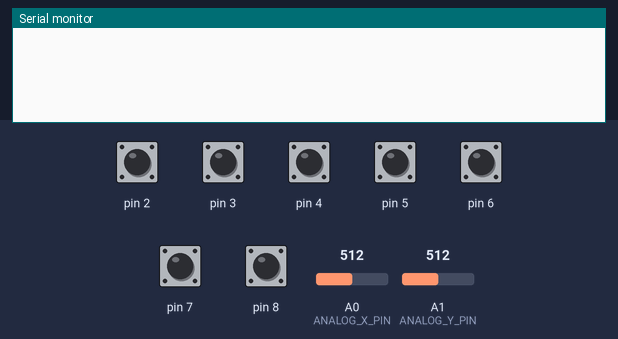
The sketch below on a simulated Arduino Uno, built with avr-gcc and run on an emulated ATmega328P. Parts: the last lines printed to the serial monitor. The test bench sets the inputs (shaded band); at power-on: pin 2–8 HIGH, A0 (ANALOG_X_PIN) = 512, A1 (ANALOG_Y_PIN) = 512.

Above: at 1.3 s.
1.4 s: A0 (ANALOG_X_PIN) set to 716
At 2.4 s:
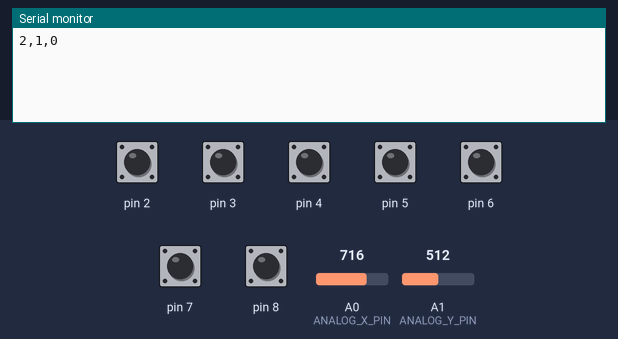
2.9 s: pin 2 pulled LOW for 0.15 s
At 3.7 s:
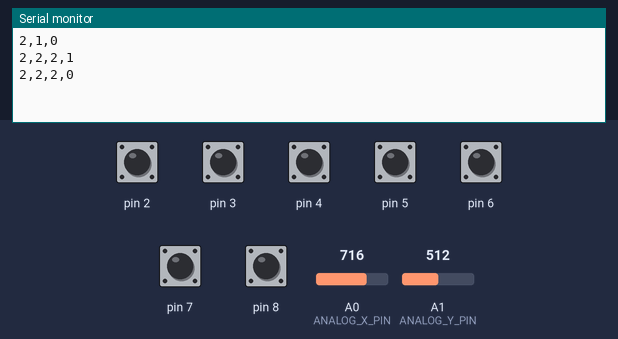
4.6 s: A1 (ANALOG_Y_PIN) set to 716
At 5.8 s:
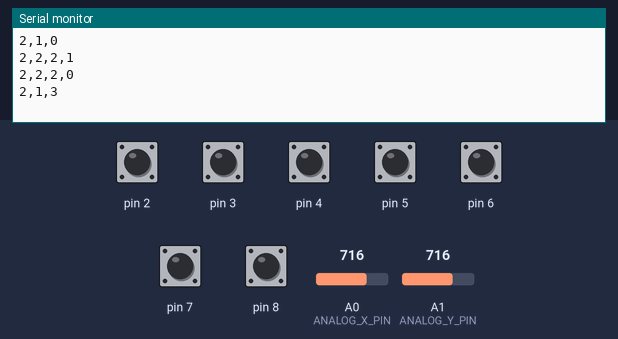
6.1 s: pin 3 pulled LOW for 0.15 s
At 7.3 s:
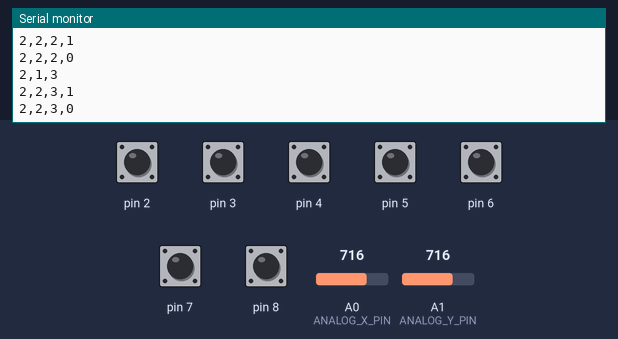
7.7 s: pin 4 pulled LOW for 0.15 s
At 8.5 s:
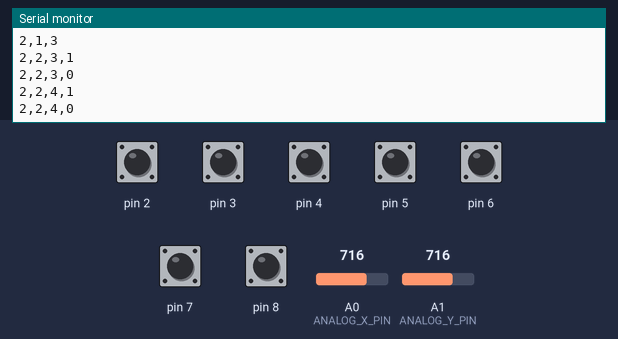
9.3 s: pin 5 pulled LOW for 0.15 s
At 11.0 s:
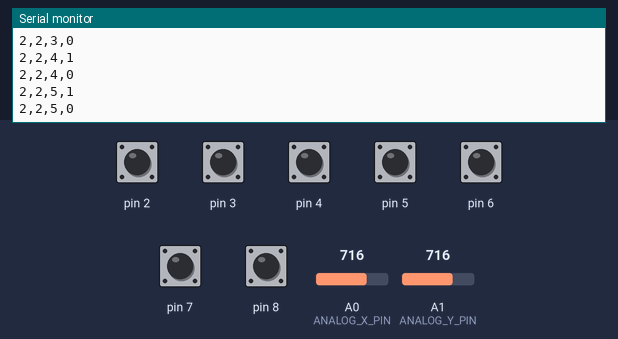
Timing chart, 0 to 11.9 s (numbered marks = the images above; inputs shaded):
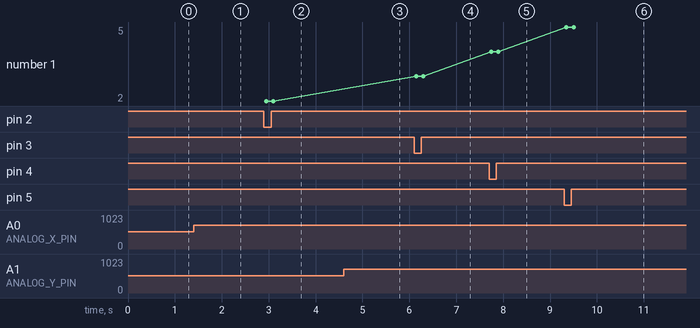

The sketch:

sender.ino
```cpp
/*
      connect description
      JoyStick Shield               Arduino UNO
      Buttuon A                       D2
      Buttuon B                       D3
      Buttuon C                       D4
      Buttuon D                       D5
      Buttuon E                       D6
      Buttuon F                       D7
      Buttuon K                       D8
      X                               A0
      Y                               A1
*/
const int DEVICE_ID = 2; // †ハードコーディング†

int initialStickX, initialStickY;
const unsigned int BAUD_RATE = 9600;

bool currentButtonState[9]; // false: Not pressed, true: Pressed
bool lastButtonState[9]; // false: Not pressed, true: Pressed
unsigned long lastDebounceTime[9];
const unsigned long DEBOUNCE_DELAY = 50; // Wait 50ms to confirm stable button state

const int ANALOG_X_PIN = A0;
const int ANALOG_Y_PIN = A1;
const int STICK_DEADZONE = 100;
byte lastDirection;

// direction bit
enum DirectionBits {
  DIR_UP    = 0b1000,
  DIR_DOWN  = 0b0100,
  DIR_LEFT  = 0b0010,
  DIR_RIGHT = 0b0001
};

char buf[64];
//const char* buttonChars[9] = { "", "", "A", "B", "C", "D", "E", "F", "KEY" };

void setup() {
  for (int i = 0; i < 19; i++) {
    pinMode(i, INPUT_PULLUP);
    digitalWrite(i, HIGH);
  }
  Serial.begin(BAUD_RATE);

  unsigned long currentMillis = millis();
  for (int i = 0; i < 9; ++i) {
    currentButtonState[i] = false;
    lastButtonState[i] = false;
    lastDebounceTime[i] = currentMillis;
  }


  delay(100);
  initialStickX = analogRead(A0);
  initialStickY = analogRead(A1);

  lastDirection = 0;
//  sprintf(buf, "initialStickX = %d", initialStickX);
//  Serial.println(buf);
//  sprintf(buf, "initialStickX = %d", initialStickX);
//  Serial.println(buf);
}

void loop() {
  unsigned long currentMillis = millis();

  for (int i = 2; i < 9; ++i) {
    bool isPressed = !digitalRead(i);
    if (isPressed != lastButtonState[i]) {
      lastDebounceTime[i] = currentMillis;
    }
    if (currentMillis - lastDebounceTime[i] > DEBOUNCE_DELAY) {
      if (isPressed != currentButtonState[i]) {
        sendButtonUpdate(i, isPressed ? 1 : 0);
        currentButtonState[i] = isPressed;
//        sprintf(buf, "---> Button %s %s !", buttonChars[i], isPressed ? "pressed" : "released");
//        Serial.println(buf);
      }
    }
    lastButtonState[i] = isPressed;
  }

  int sensorValue = analogRead(A0);
  int stickX = analogRead(ANALOG_X_PIN) - initialStickX;
  int stickY = analogRead(ANALOG_Y_PIN) - initialStickY;
  byte direction = 0;
  if (stickX > STICK_DEADZONE) {
    direction |= DIR_RIGHT;
  }
  else if (stickX < -STICK_DEADZONE) {
    direction |= DIR_LEFT;
  }

  if (stickY > STICK_DEADZONE) {
    direction |= DIR_UP;
  } else if (stickY < -STICK_DEADZONE) {
    direction |= DIR_DOWN;
  }

  if (lastDirection != direction) {
    for (int i = 0; i < 4; ++i) {
      if (!(lastDirection >> i & 1) && (direction >> i & 1)) {
        sendStickUpdate(i);
      }
    }
    lastDirection = direction;
  }

//  printDirection(direction);
//  sprintf(buf, "X = %d", stickX);
//  Serial.println(buf);
//  sprintf(buf, "Y = %d", stickY);
//  Serial.println(buf);
}


// direction: up(1) right(2) down(3) left(4)
void sendStickUpdate(int direction) {
  sprintf(buf, "%d,1,%d", DEVICE_ID, direction); // e.g., 1,1,2
  Serial.println(buf);
}

void sendButtonUpdate(int button, int isPressed) {
  sprintf(buf, "%d,2,%d,%d", DEVICE_ID, button, isPressed); // e.g., 1,2,1,1
  Serial.println(buf);
}

void printDirection(byte dir) {
  switch (dir) {
    case DIR_UP: Serial.println("↑"); break;
    case DIR_UP | DIR_RIGHT: Serial.println("↗"); break;
    case DIR_RIGHT: Serial.println("→"); break;
    case DIR_DOWN | DIR_RIGHT: Serial.println("↘"); break;
    case DIR_DOWN: Serial.println("↓"); break;
    case DIR_DOWN | DIR_LEFT: Serial.println("↙"); break;
    case DIR_LEFT: Serial.println("←"); break;
    case DIR_UP | DIR_LEFT: Serial.println("↖"); break;
    default: Serial.println("・"); break;
  }
}
```

Measured:
- after the input at 1.4 s, the serial monitor: prints a new line at once (image 1)
- after the input at 2.9 s, the serial monitor: prints a new line after 0.05 s (image 2)
- after the input at 4.6 s, the serial monitor: prints a new line at once (image 3)
- after the input at 6.1 s, the serial monitor: prints a new line after 0.05 s (image 4)
- after the input at 7.7 s, the serial monitor: prints a new line after 0.05 s (image 5)
- after the input at 9.3 s, the serial monitor: prints a new line after 0.05 s (image 6)
- plotted number 1: 3 → 4 after the input at 7.7 s, 4 → 5 after the input at 9.3 s
